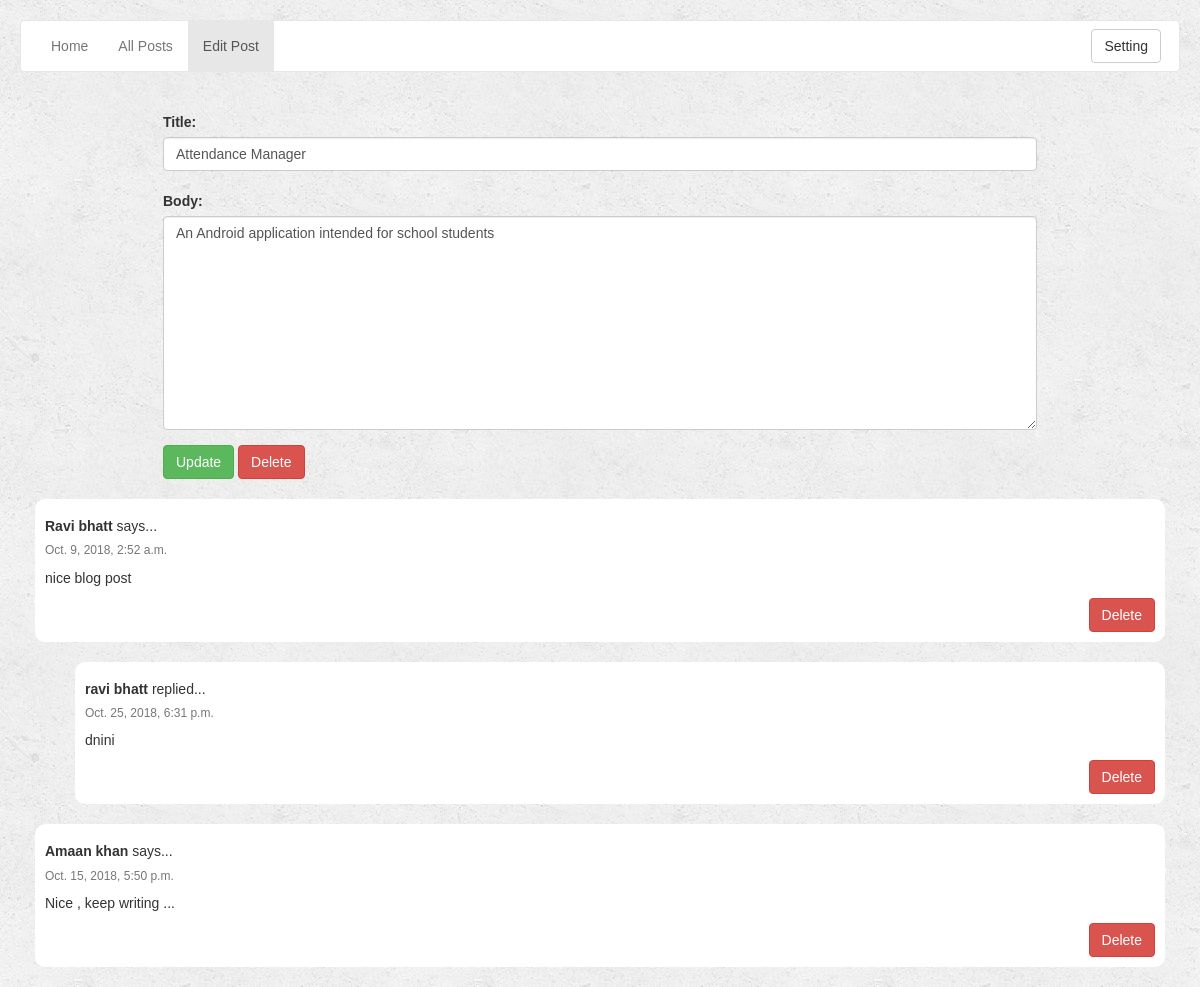
Before: /mrrobot/edit_post/1/ (signed in) with the older database file.
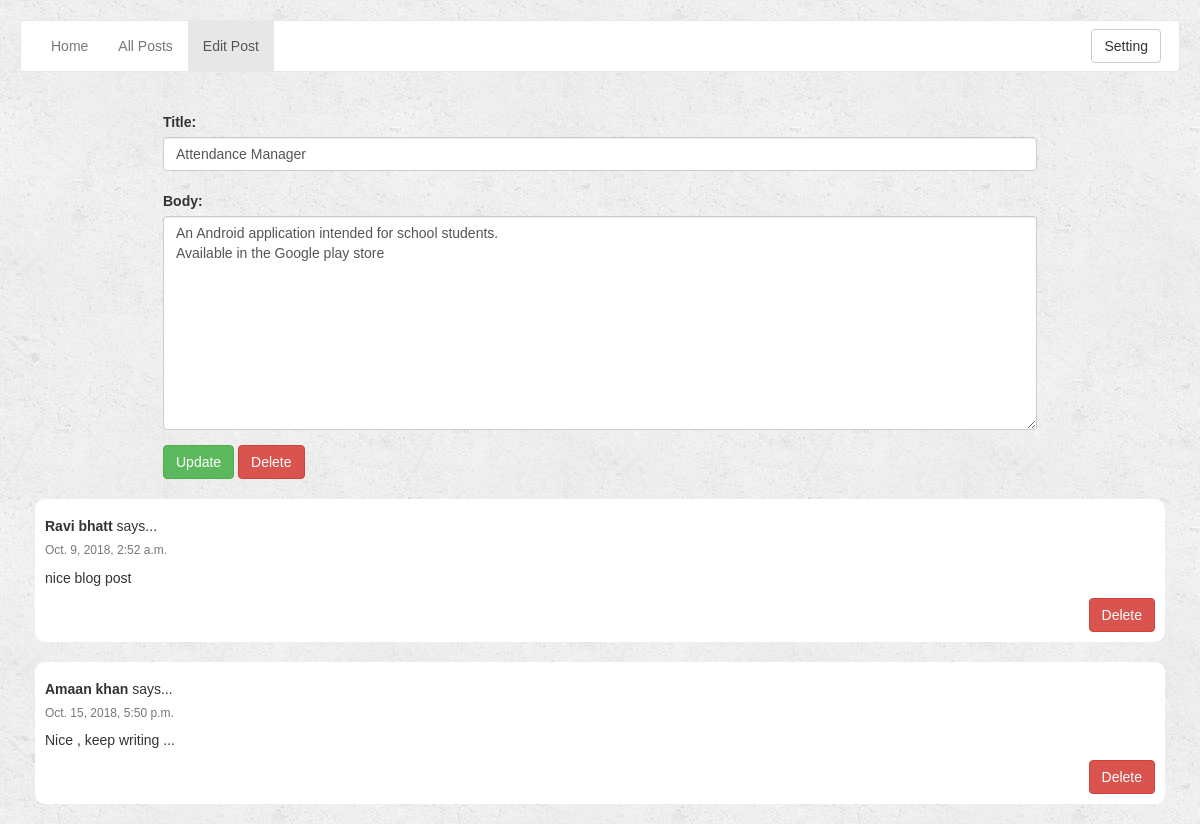
After: the same page with the newer database file.
### myblog/models.py (models this page shows, shortened)
class Posts(models.Model):
    user = models.ForeignKey(User,related_name="my_post",on_delete=models.CASCADE,default=1)
    title = models.CharField(max_length=100 , null=False)
    body = models.CharField(max_length=4000 , null=False)
    created_on = models.DateTimeField(auto_now_add=True)
    updated_on = models.DateTimeField(auto_now_add=True)

class Comments(models.Model):
    user_name = models.CharField(max_length=100, null=False)
    email = models.EmailField(max_length=100, null=False)
    message = models.CharField(max_length=1000, null=False)
    created_on = models.DateTimeField(auto_now_add=True)
    post = models.ForeignKey(Posts, related_name='comment', on_delete=models.CASCADE)

class Reply(models.Model):
    user_name = models.CharField(max_length=100, null=False)
    email = models.EmailField(max_length=100, null=False)
    message = models.CharField(max_length=1000, null=False)
    created_on = models.DateTimeField(auto_now_add=True)
    comment = models.ForeignKey(Comments, related_name='reply', on_delete=models.CASCADE)

### myblog/views.py (the view)
# urls.py: re_path('^(?P<user>\w+)/edit_post/(?P<post_id>\d+)/$', views.edit_post ,name="edit_post"),
def edit_post(request,post_id,user):
    if not request.user.is_authenticated:
        return redirect('login')
    blog_admin = request.user
    user_detail = blog_admin.profile
    post = blog_admin.my_post.get(pk=post_id)
    if request.method == "POST":
        form = NewPostForm(request.POST)
        if form.is_valid():
            my_post = form.save(commit=False)
            my_post.pk = post_id
            my_post.created_on = post.created_on
            my_post.updated_on = datetime.now()
            my_post.save(force_update=True)
        return redirect('first_page', user=user)
    else:
        form = NewPostForm(initial={'title': post.title, 'body': post.body})
        return render(request, 'edit_post.html', {'form': form, 'post': post, 'user_detail': user_detail, 'blog_admin':user})

### myblog/forms.py
class NewPostForm(forms.ModelForm):
    body = forms.CharField(widget=forms.Textarea(attrs={'placeholder': 'Post Body ...'}), max_length=4000)
    title = forms.CharField(widget=forms.TextInput(attrs={'placeholder': 'Post Heading ...'}))
    class Meta:
        model = Posts
        fields = ['title', 'body']

### templates/edit_post.html (shortened to what this page needs)
{% extends 'base.html' %}
{% load widget_tweaks %}
{% block navbar_left %}
<li ><a href="{%  url 'first_page' blog_admin %}">Home</a></li>
<li ><a href="{%  url 'all_post' blog_admin %}">All Posts </a></li>
<li class="active"><a href="#">Edit Post </a></li>
{% endblock %}
{% block navbar_right %}
<a class="btn btn-default" href="{%  url 'settings' blog_admin %}">Setting</a>
{% endblock %}
{% block container-body %}
<div class="row new-post-row">
    <div class="col-lg-12 col-md-12 align-self-center">
        <form method="post" novalidate>
            {% for field in form %}
              <div class="form-group new-post-form">
                {{ field.label_tag }}
                {% render_field field class="form-control" %}
              </div>
            {% endfor %}
            <button type="submit" class="btn btn-success">Update </button>
            <span ><a  class="btn btn-danger" href="{%  url 'delete_post' blog_admin post.pk %}" >Delete</a></span>
        </form>
    </div>
</div>
<div class="edit-comment-reply">
    {% for comment in post.comment.all %}
<div class="card" >
  <div class="card-body">
      <h5 class="card-title"><strong>{{ comment.user_name }}</strong> says...</h5>
    <h6 class="card-subtitle mb-2 text-muted">{{ comment.created_on }}</h6>
    <p class="comment_text">{{ comment.message }}</p>
      <p class="replyButton" align="right"><a  class="btn btn-danger" href="{%  url 'delete_comment' blog_admin comment.pk %}" >Delete</a></p>
  </div>
</div>
{% for reply in comment.reply.all %}
<div class="card reply" >
  <div class="card-body">
      <h5 class="card-title"><strong>{{ reply.user_name }}</strong> replied...</h5>
    <h6 class="card-subtitle mb-2 text-muted">{{ reply.created_on }}</h6>
    <p class="comment_text">{{ reply.message }}</p>
      <p class="replyButton" align="right"><a  class="btn btn-danger" href="{%  url 'delete_reply' blog_admin reply.pk %}" >Delete</a></p>
  </div>
</div>
{% endfor %}
{% endfor %}
</div>
{% endblock container-body %}

Changed rows visible on the page:
removed Reply: user_name "ravi bhatt", created_on "Oct. 25, 2018, 6:31 p.m.", message "dnini", shown under Comments "Ravi bhatt"
changed Posts "Attendance Manager": body "An Android application intended for school students" → "An Android application intended for school students. Available in the Google play store"
